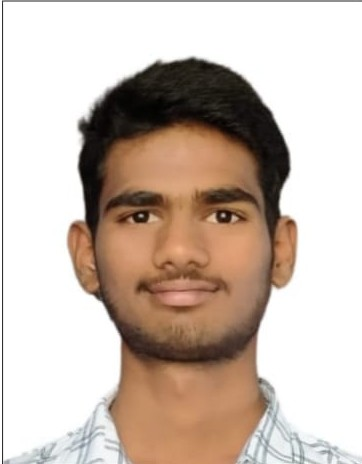
#> input picture images/naveen 60kb.jpg, 362 x 464 px; its folder holds only this picture in this run
$ python image_resize.py
#> lines starting #> are read from the running program, lines starting #| are printed output that depends on the picture
import os
from PIL import Image

# === Settings ===
input_folder = "images"
output_folder = "resized"
new_size = (800, 600)
output_format = "JPEG"

# Create output folder if it doesn't exist
os.makedirs(output_folder, exist_ok=True)

# Loop through all files in the input folder
for filename in os.listdir(input_folder):
    file_path = os.path.join(input_folder, filename)

    # Process only image files
    try:
        with Image.open(file_path) as img:
            # Resize image
#> img is the input picture: PIL image 362x464 RGB; mean R, G, B 202.5, 187.2, 176.4
            resized_img = img.resize(new_size)
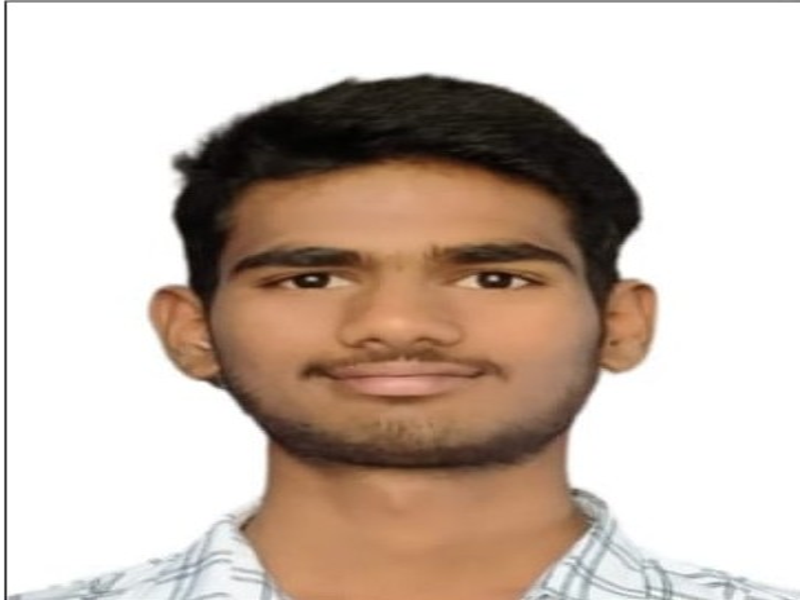
#> resized_img: PIL image 800x600 RGB; mean R, G, B 202.4, 187.1, 176.4

            # Create output file name
            base_name = os.path.splitext(filename)[0]
            output_path = os.path.join(output_folder, f"{base_name}.{output_format.lower()}")

            # Save in chosen format
            resized_img.save(output_path, output_format)
            print(f"✅ Saved: {output_path}")
    except Exception as e:
        print(f"❌ Skipped {filename} (Error: {e})")

print("🎯 Batch image processing complete!")
